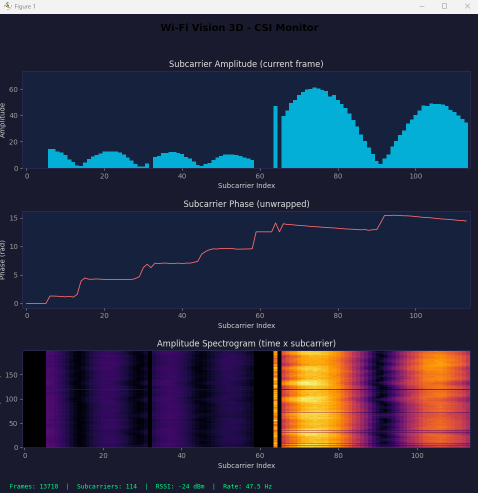
#> input picture images/csi_monitor.png, 956 x 985 px (shown at 1/2 size)
$ python -i visualize_csi.py   (imports and definitions only)
#> lines starting #> are read from the running program, lines starting #| are printed output that depends on the picture
#!/usr/bin/env python3
"""
Wi-Fi Vision 3D - CSI Real-Time Visualizer

Connects to an ESP32-S3 via serial or reads a CSV capture file and displays:
- Subcarrier amplitude spectrum (bar chart)
- Phase across subcarriers (unwrapped)
- Amplitude heatmap over time (spectrogram)
- Activity indicator (turbulence over time)
- Wi-Fi signal strength (RSSI over time)

Supports two file formats:
- Raw serial: lines prefixed with CSI_DATA,...
- CSV capture: files produced by capture_csi.py / record_session.py

Usage:
    python visualize_csi.py --port COM3
    python visualize_csi.py --file data/sessions/.../raw/baseline_pos01_node01.csv
"""

import argparse
import sys
import time
import numpy as np
from collections import deque
from pathlib import Path

try:
    import matplotlib.pyplot as plt
    import matplotlib.animation as animation
except ImportError:
    print("ERROR: matplotlib is required. Install with: pip install matplotlib")
    sys.exit(1)

try:
    import serial
except ImportError:
    serial = None

CSI_LINE_PREFIX = "CSI_DATA,"
HISTORY_LENGTH = 200
MAX_SUBCARRIERS = 128


# [36 lines left out: functions parse_csi_complex, parse_line, not called in this run]


CSV_HEADER_FIELDS = 18

# [41 lines left out: functions parse_csv_line, detect_file_format, not called in this run]


class CSIVisualizer:
    def __init__(self, source, is_file=False, baud=921600, save_fig=None,
                 save_after_frames=80):
        self.source = source
        self.is_file = is_file
        self.baud = baud
        self.save_fig = save_fig
        self.save_after_frames = save_after_frames
        self.ser = None
        self.csv_mode = False
        self.csv_header_skipped = False
        self.debug_lines_shown = 0
        self.max_debug_lines = 10
        self.total_serial_lines = 0
        self.unparsed_lines = 0

        self.amp_history = deque(maxlen=HISTORY_LENGTH)
        self.phase_history = deque(maxlen=HISTORY_LENGTH)
        self.rssi_history = deque(maxlen=HISTORY_LENGTH)
        self.activity_history = deque(maxlen=HISTORY_LENGTH)
        self.frame_count = 0
        self.n_subcarriers = 0

        self.fig, self.axes = plt.subplots(5, 1, figsize=(14, 14))
        self.fig.suptitle("Wi-Fi Vision 3D - CSI Monitor", fontsize=14,
                          fontweight="bold", color="#e0e0e0")
        self.fig.set_facecolor("#1a1a2e")

        for ax in self.axes:
            ax.set_facecolor("#16213e")
            ax.tick_params(colors="#a0a0a0")
            ax.xaxis.label.set_color("#d0d0d0")
            ax.yaxis.label.set_color("#d0d0d0")
            ax.title.set_color("#e0e0e0")
            for spine in ax.spines.values():
                spine.set_color("#333366")

        self.ax_amp = self.axes[0]
        self.ax_phase = self.axes[1]
        self.ax_spectrogram = self.axes[2]
        self.ax_activity = self.axes[3]
        self.ax_rssi = self.axes[4]

        self.ax_amp.set_title("Subcarrier Amplitude (current frame)")
        self.ax_amp.set_xlabel("Subcarrier Index")
        self.ax_amp.set_ylabel("Amplitude")

        self.ax_phase.set_title("Subcarrier Phase (unwrapped)")
        self.ax_phase.set_xlabel("Subcarrier Index")
        self.ax_phase.set_ylabel("Phase (rad)")

        self.ax_spectrogram.set_title("Amplitude Spectrogram (time x subcarrier)")
        self.ax_spectrogram.set_xlabel("Subcarrier Index")
        self.ax_spectrogram.set_ylabel("Time (frames)")

        self.ax_activity.set_title("Indicador de Actividad (turbulencia)")
        self.ax_activity.set_xlabel("Frame")
        self.ax_activity.set_ylabel("CV (std/mean)")

        self.ax_rssi.set_title("Senal Wi-Fi (RSSI)")
        self.ax_rssi.set_xlabel("Frame")
        self.ax_rssi.set_ylabel("RSSI (dBm)")

        self.status_text = self.fig.text(
            0.02, 0.005, "", fontsize=9, color="#00ff88",
            fontfamily="monospace"
        )

        plt.tight_layout(rect=[0, 0.025, 1, 0.965])

    def open_source(self):
        if self.is_file:
            fmt = detect_file_format(self.source)
            self.csv_mode = (fmt == "csv")
            if self.csv_mode:
                print(f"Formato detectado: CSV captura ({self.source})")
            else:
                print(f"Formato detectado: raw serial ({self.source})")
            self.file_handle = open(self.source, "r", encoding="utf-8")
            return True
        else:
            if serial is None:
                print("ERROR: pyserial is required for live mode. pip install pyserial")
                return False
            try:
                self.ser = serial.Serial(self.source, self.baud, timeout=0.1)
                print(f"Conectado a {self.source} @ {self.baud} baud")
                return True
            except serial.SerialException as e:
                print(f"ERROR: Cannot open {self.source}: {e}")
                return False

    # [175 lines left out: functions read_next_line, _parse, update, not called in this run]

    def run(self):
        if not self.open_source():
            return

        self.start_time = time.time()

        if self.save_fig:
            self._run_headless()
        else:
            self._run_interactive()

        if self.ser:
            self.ser.close()
        if hasattr(self, "file_handle"):
            self.file_handle.close()

    # [14 lines left out: function _run_headless, not called in this run]

    def _run_interactive(self):
        """Normal animation loop with GUI window."""
        interval = 50 if not self.is_file else 20
        self.anim = animation.FuncAnimation(
            self.fig, self.update, interval=interval, blit=False, cache_frame_data=False
        )
        plt.show()


# [28 lines left out: function main, not called in this run]


# [2 lines not run here, left out]

>>> import cv2
>>> picture = cv2.imread('../images/csi_monitor.png', cv2.IMREAD_GRAYSCALE)
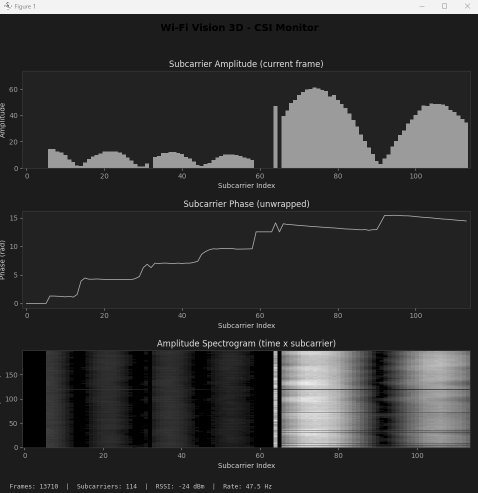
#> picture: shape (985, 956) (shown at 1/2 size); min 0, max 255, mean 51.9
>>> result = CSIVisualizer(picture).run()
#> (printed output is left out)
